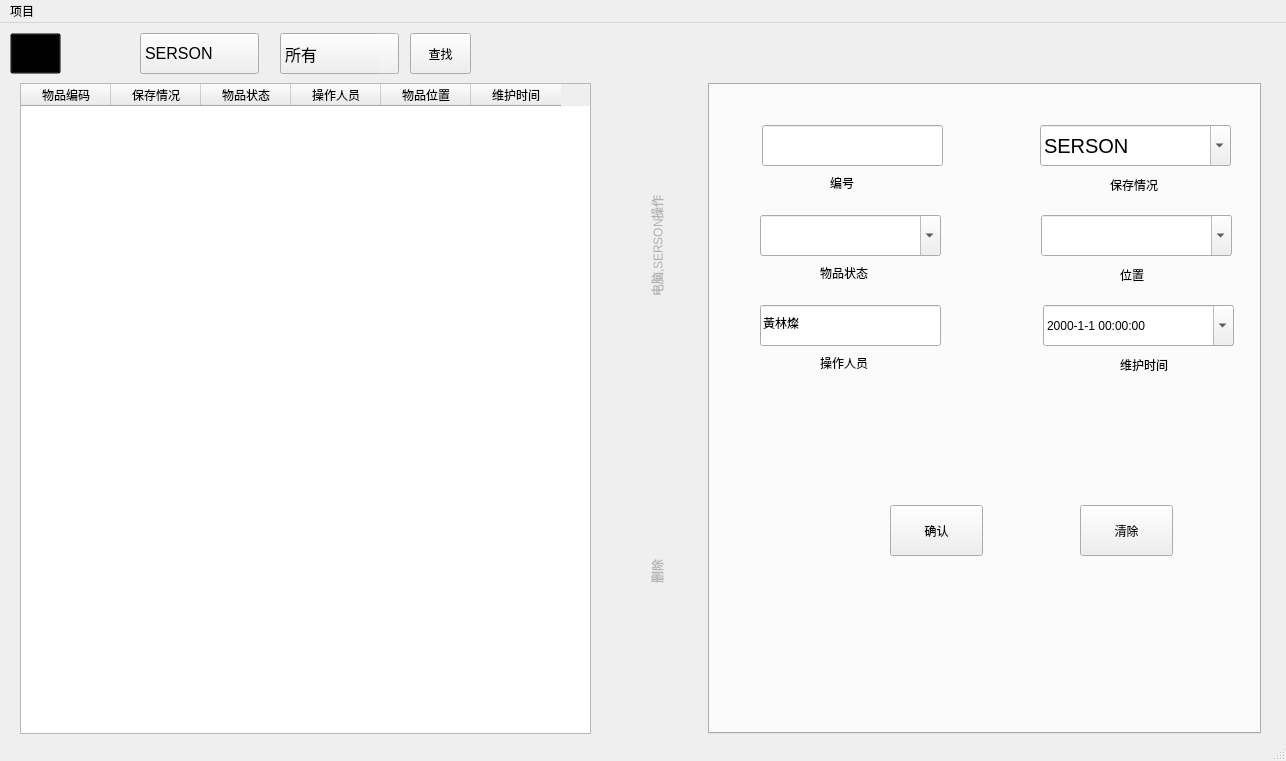
<?xml version="1.0" encoding="UTF-8"?>
<ui version="4.0">
 <class>MainWindow</class>
 <widget class="QMainWindow" name="MainWindow">
  <property name="geometry">
   <rect>
    <x>0</x>
    <y>0</y>
    <width>1286</width>
    <height>761</height>
   </rect>
  </property>
  <property name="windowTitle">
   <string>SERSON_WINDOWS</string>
  </property>
  <property name="windowIcon">
   <iconset resource="wire_images.qrc">
    <normaloff>:/images/main.jpg</normaloff>:/images/main.jpg</iconset>
  </property>
  <property name="styleSheet">
   <string notr="true"/>
  </property>
  <widget class="QWidget" name="centralwidget">
   <widget class="QTableWidget" name="tableWidget">
    <property name="enabled">
     <bool>true</bool>
    </property>
    <property name="geometry">
     <rect>
      <x>20</x>
      <y>60</y>
      <width>571</width>
      <height>651</height>
     </rect>
    </property>
    <property name="editTriggers">
     <set>QAbstractItemView::NoEditTriggers</set>
    </property>
    <property name="dragEnabled">
     <bool>false</bool>
    </property>
    <property name="showGrid">
     <bool>true</bool>
    </property>
    <property name="wordWrap">
     <bool>false</bool>
    </property>
    <attribute name="horizontalHeaderDefaultSectionSize">
     <number>90</number>
    </attribute>
    <attribute name="horizontalHeaderMinimumSectionSize">
     <number>25</number>
    </attribute>
    <attribute name="verticalHeaderDefaultSectionSize">
     <number>37</number>
    </attribute>
    <attribute name="verticalHeaderMinimumSectionSize">
     <number>10</number>
    </attribute>
    <column>
     <property name="text">
      <string>物品编码</string>
     </property>
    </column>
    <column>
     <property name="text">
      <string>保存情况</string>
     </property>
    </column>
    <column>
     <property name="text">
      <string>物品状态</string>
     </property>
    </column>
    <column>
     <property name="text">
      <string>操作人员</string>
     </property>
    </column>
    <column>
     <property name="text">
      <string>物品位置</string>
     </property>
    </column>
    <column>
     <property name="text">
      <string>维护时间</string>
     </property>
    </column>
   </widget>
   <widget class="QComboBox" name="com_Choice">
    <property name="geometry">
     <rect>
      <x>280</x>
      <y>10</y>
      <width>119</width>
      <height>41</height>
     </rect>
    </property>
    <property name="font">
     <font>
      <pointsize>12</pointsize>
     </font>
    </property>
    <property name="styleSheet">
     <string notr="true">QComboBox::drop-down {/*右侧按钮*/
	width: 20px;/*宽度*/
	background:  rgb(255, 255, 255,30);/*背景颜色*/
	


}</string>
    </property>
    <property name="maxVisibleItems">
     <number>20</number>
    </property>
    <item>
     <property name="text">
      <string>所有</string>
     </property>
    </item>
    <item>
     <property name="text">
      <string>OK</string>
     </property>
    </item>
    <item>
     <property name="text">
      <string>NG</string>
     </property>
    </item>
    <item>
     <property name="text">
      <string>BF</string>
     </property>
    </item>
   </widget>
   <widget class="QComboBox" name="com_chioce_comp_or_ser">
    <property name="geometry">
     <rect>
      <x>140</x>
      <y>10</y>
      <width>119</width>
      <height>41</height>
     </rect>
    </property>
    <property name="font">
     <font>
      <pointsize>12</pointsize>
     </font>
    </property>
    <property name="styleSheet">
     <string notr="true"/>
    </property>
    <property name="maxVisibleItems">
     <number>20</number>
    </property>
    <item>
     <property name="text">
      <string>SERSON</string>
     </property>
    </item>
    <item>
     <property name="text">
      <string>电脑</string>
     </property>
    </item>
   </widget>
   <widget class="QTabWidget" name="tabWidget">
    <property name="geometry">
     <rect>
      <x>610</x>
      <y>60</y>
      <width>651</width>
      <height>651</height>
     </rect>
    </property>
    <property name="styleSheet">
     <string notr="true">QTabBar::tab {
		border: none;
		border-top-left-radius: 4px;
		border-top-right-radius: 4px;
		color: rgb(175, 175, 175);
		height: 325px;
		min-width: 85px;
		margin-right: 5px;
		padding-left: 5px;
		padding-right: 5px;
}
</string>
    </property>
    <property name="tabPosition">
     <enum>QTabWidget::West</enum>
    </property>
    <property name="currentIndex">
     <number>0</number>
    </property>
    <widget class="QWidget" name="tab">
     <attribute name="title">
      <string>电脑,SERSON操作</string>
     </attribute>
     <widget class="QLabel" name="label">
      <property name="geometry">
       <rect>
        <x>120</x>
        <y>90</y>
        <width>31</width>
        <height>16</height>
       </rect>
      </property>
      <property name="text">
       <string>编号</string>
      </property>
     </widget>
     <widget class="QLabel" name="label_2">
      <property name="geometry">
       <rect>
        <x>110</x>
        <y>180</y>
        <width>61</width>
        <height>16</height>
       </rect>
      </property>
      <property name="text">
       <string>物品状态</string>
      </property>
     </widget>
     <widget class="QLabel" name="label_5">
      <property name="geometry">
       <rect>
        <x>400</x>
        <y>90</y>
        <width>61</width>
        <height>20</height>
       </rect>
      </property>
      <property name="text">
       <string>保存情况</string>
      </property>
     </widget>
     <widget class="QPushButton" name="pushButton_2">
      <property name="geometry">
       <rect>
        <x>370</x>
        <y>420</y>
        <width>93</width>
        <height>51</height>
       </rect>
      </property>
      <property name="text">
       <string>清除</string>
      </property>
     </widget>
     <widget class="QComboBox" name="com_Address">
      <property name="geometry">
       <rect>
        <x>331</x>
        <y>130</y>
        <width>191</width>
        <height>41</height>
       </rect>
      </property>
      <property name="font">
       <font>
        <pointsize>15</pointsize>
       </font>
      </property>
      <property name="editable">
       <bool>true</bool>
      </property>
     </widget>
     <widget class="QComboBox" name="com_Station">
      <property name="geometry">
       <rect>
        <x>50</x>
        <y>130</y>
        <width>181</width>
        <height>41</height>
       </rect>
      </property>
      <property name="font">
       <font>
        <pointsize>15</pointsize>
       </font>
      </property>
      <property name="toolTip">
       <string>&lt;html&gt;&lt;head/&gt;&lt;body&gt;&lt;p&gt;&lt;span style=&quot; font-size:14pt;&quot;&gt;物品是好还是坏&lt;/span&gt;&lt;/p&gt;&lt;/body&gt;&lt;/html&gt;</string>
      </property>
      <property name="editable">
       <bool>true</bool>
      </property>
      <item>
       <property name="text">
        <string/>
       </property>
      </item>
      <item>
       <property name="text">
        <string>OK</string>
       </property>
      </item>
      <item>
       <property name="text">
        <string>NG</string>
       </property>
      </item>
     </widget>
     <widget class="QLineEdit" name="lin_Worker">
      <property name="geometry">
       <rect>
        <x>50</x>
        <y>220</y>
        <width>181</width>
        <height>41</height>
       </rect>
      </property>
      <property name="text">
       <string>黃林燦</string>
      </property>
     </widget>
     <widget class="QPushButton" name="pushButton">
      <property name="geometry">
       <rect>
        <x>180</x>
        <y>420</y>
        <width>93</width>
        <height>51</height>
       </rect>
      </property>
      <property name="text">
       <string>确认</string>
      </property>
     </widget>
     <widget class="QLabel" name="label_3">
      <property name="geometry">
       <rect>
        <x>110</x>
        <y>270</y>
        <width>61</width>
        <height>16</height>
       </rect>
      </property>
      <property name="text">
       <string>操作人员</string>
      </property>
     </widget>
     <widget class="QLabel" name="label_4">
      <property name="geometry">
       <rect>
        <x>410</x>
        <y>180</y>
        <width>41</width>
        <height>20</height>
       </rect>
      </property>
      <property name="text">
       <string>位置</string>
      </property>
     </widget>
     <widget class="QComboBox" name="com_thing_status_info">
      <property name="geometry">
       <rect>
        <x>330</x>
        <y>40</y>
        <width>191</width>
        <height>41</height>
       </rect>
      </property>
      <property name="font">
       <font>
        <pointsize>15</pointsize>
       </font>
      </property>
      <property name="toolTip">
       <string>&lt;html&gt;&lt;head/&gt;&lt;body&gt;&lt;p&gt;&lt;span style=&quot; font-size:12pt;&quot;&gt;物品是完好，还是某零件损坏，还是其他&lt;/span&gt;&lt;/p&gt;&lt;p&gt;&lt;br/&gt;&lt;/p&gt;&lt;/body&gt;&lt;/html&gt;</string>
      </property>
      <property name="editable">
       <bool>true</bool>
      </property>
      <item>
       <property name="text">
        <string>SERSON</string>
       </property>
      </item>
      <item>
       <property name="text">
        <string>电脑</string>
       </property>
      </item>
      <item>
       <property name="text">
        <string>完好</string>
       </property>
      </item>
      <item>
       <property name="text">
        <string>損壞</string>
       </property>
      </item>
      <item>
       <property name="text">
        <string>其他原因</string>
       </property>
      </item>
     </widget>
     <widget class="QLineEdit" name="lin_Num">
      <property name="geometry">
       <rect>
        <x>52</x>
        <y>40</y>
        <width>181</width>
        <height>41</height>
       </rect>
      </property>
     </widget>
     <widget class="QLabel" name="label_6">
      <property name="geometry">
       <rect>
        <x>410</x>
        <y>270</y>
        <width>61</width>
        <height>20</height>
       </rect>
      </property>
      <property name="text">
       <string>维护时间</string>
      </property>
     </widget>
     <widget class="QDateTimeEdit" name="dat_hint_time">
      <property name="geometry">
       <rect>
        <x>333</x>
        <y>220</y>
        <width>191</width>
        <height>41</height>
       </rect>
      </property>
      <property name="tabletTracking">
       <bool>false</bool>
      </property>
      <property name="acceptDrops">
       <bool>false</bool>
      </property>
      <property name="layoutDirection">
       <enum>Qt::LeftToRight</enum>
      </property>
      <property name="autoFillBackground">
       <bool>false</bool>
      </property>
      <property name="wrapping">
       <bool>false</bool>
      </property>
      <property name="accelerated">
       <bool>false</bool>
      </property>
      <property name="keyboardTracking">
       <bool>true</bool>
      </property>
      <property name="displayFormat">
       <string>yyyy-M-d hh:mm:ss</string>
      </property>
      <property name="calendarPopup">
       <bool>true</bool>
      </property>
     </widget>
    </widget>
    <widget class="QWidget" name="tab_2">
     <attribute name="title">
      <string>删除</string>
     </attribute>
     <widget class="QLineEdit" name="lin_delete">
      <property name="geometry">
       <rect>
        <x>190</x>
        <y>100</y>
        <width>171</width>
        <height>31</height>
       </rect>
      </property>
     </widget>
     <widget class="QPushButton" name="pushButton_3">
      <property name="geometry">
       <rect>
        <x>240</x>
        <y>150</y>
        <width>81</width>
        <height>41</height>
       </rect>
      </property>
      <property name="text">
       <string>删除</string>
      </property>
     </widget>
    </widget>
   </widget>
   <widget class="QPushButton" name="pushButton_4">
    <property name="geometry">
     <rect>
      <x>410</x>
      <y>10</y>
      <width>61</width>
      <height>41</height>
     </rect>
    </property>
    <property name="text">
     <string>查找</string>
    </property>
   </widget>
   <widget class="QPushButton" name="but_return_bind_wire">
    <property name="geometry">
     <rect>
      <x>10</x>
      <y>10</y>
      <width>51</width>
      <height>41</height>
     </rect>
    </property>
    <property name="cursor">
     <cursorShape>PointingHandCursor</cursorShape>
    </property>
    <property name="styleSheet">
     <string notr="true">*{background:#00000000;}</string>
    </property>
    <property name="text">
     <string/>
    </property>
    <property name="icon">
     <iconset resource="wire_images.qrc">
      <normaloff>:/images/retutn.ico</normaloff>:/images/retutn.ico</iconset>
    </property>
    <property name="iconSize">
     <size>
      <width>30</width>
      <height>30</height>
     </size>
    </property>
   </widget>
  </widget>
  <widget class="QMenuBar" name="menubar">
   <property name="geometry">
    <rect>
     <x>0</x>
     <y>0</y>
     <width>1286</width>
     <height>21</height>
    </rect>
   </property>
   <widget class="QMenu" name="menu">
    <property name="title">
     <string>项目</string>
    </property>
    <addaction name="action_SERSON"/>
    <addaction name="action_to_lend"/>
    <addaction name="action_lend"/>
   </widget>
   <addaction name="menu"/>
  </widget>
  <widget class="QStatusBar" name="statusbar"/>
  <action name="action_SERSON">
   <property name="icon">
    <iconset resource="wire_images.qrc">
     <normaloff>:/images/count.ico</normaloff>:/images/count.ico</iconset>
   </property>
   <property name="text">
    <string>serson重新统计</string>
   </property>
  </action>
  <action name="action_to_lend">
   <property name="icon">
    <iconset resource="wire_images.qrc">
     <normaloff>:/images/upload.png</normaloff>:/images/upload.png</iconset>
   </property>
   <property name="text">
    <string>導入數據</string>
   </property>
  </action>
  <action name="action_lend">
   <property name="icon">
    <iconset resource="wire_images.qrc">
     <normaloff>:/images/lend.ico</normaloff>:/images/lend.ico</iconset>
   </property>
   <property name="text">
    <string>導出數據</string>
   </property>
  </action>
 </widget>
 <resources>
  <include location="wire_images.qrc"/>
 </resources>
 <connections>
  <connection>
   <sender>tableWidget</sender>
   <signal>cellDoubleClicked(int,int)</signal>
   <receiver>MainWindow</receiver>
   <slot>TEST()</slot>
   <hints>
    <hint type="sourcelabel">
     <x>177</x>
     <y>161</y>
    </hint>
    <hint type="destinationlabel">
     <x>42</x>
     <y>127</y>
    </hint>
   </hints>
  </connection>
  <connection>
   <sender>pushButton_4</sender>
   <signal>clicked()</signal>
   <receiver>MainWindow</receiver>
   <slot>Clean_All()</slot>
   <hints>
    <hint type="sourcelabel">
     <x>372</x>
     <y>50</y>
    </hint>
    <hint type="destinationlabel">
     <x>434</x>
     <y>38</y>
    </hint>
   </hints>
  </connection>
  <connection>
   <sender>pushButton_3</sender>
   <signal>clicked()</signal>
   <receiver>MainWindow</receiver>
   <slot>delete()</slot>
   <hints>
    <hint type="sourcelabel">
     <x>899</x>
     <y>266</y>
    </hint>
    <hint type="destinationlabel">
     <x>813</x>
     <y>49</y>
    </hint>
   </hints>
  </connection>
  <connection>
   <sender>pushButton</sender>
   <signal>clicked()</signal>
   <receiver>MainWindow</receiver>
   <slot>confire_reslute()</slot>
   <hints>
    <hint type="sourcelabel">
     <x>843</x>
     <y>536</y>
    </hint>
    <hint type="destinationlabel">
     <x>486</x>
     <y>529</y>
    </hint>
   </hints>
  </connection>
  <connection>
   <sender>pushButton_2</sender>
   <signal>clicked()</signal>
   <receiver>MainWindow</receiver>
   <slot>Clean_All()</slot>
   <hints>
    <hint type="sourcelabel">
     <x>1034</x>
     <y>537</y>
    </hint>
    <hint type="destinationlabel">
     <x>487</x>
     <y>614</y>
    </hint>
   </hints>
  </connection>
  <connection>
   <sender>but_return_bind_wire</sender>
   <signal>clicked()</signal>
   <receiver>MainWindow</receiver>
   <slot>return_mainwindow()</slot>
   <hints>
    <hint type="sourcelabel">
     <x>28</x>
     <y>41</y>
    </hint>
    <hint type="destinationlabel">
     <x>67</x>
     <y>38</y>
    </hint>
   </hints>
  </connection>
  <connection>
   <sender>lin_Num</sender>
   <signal>returnPressed()</signal>
   <receiver>MainWindow</receiver>
   <slot>thing_showinfo()</slot>
   <hints>
    <hint type="sourcelabel">
     <x>760</x>
     <y>154</y>
    </hint>
    <hint type="destinationlabel">
     <x>638</x>
     <y>44</y>
    </hint>
   </hints>
  </connection>
 </connections>
 <slots>
  <slot>TEST()</slot>
  <slot>confire_reslute()</slot>
  <slot>Clean_All()</slot>
  <slot>Set_Table()</slot>
  <slot>delete()</slot>
  <slot>return_mainwindow()</slot>
  <slot>thing_showinfo()</slot>
 </slots>
</ui>
